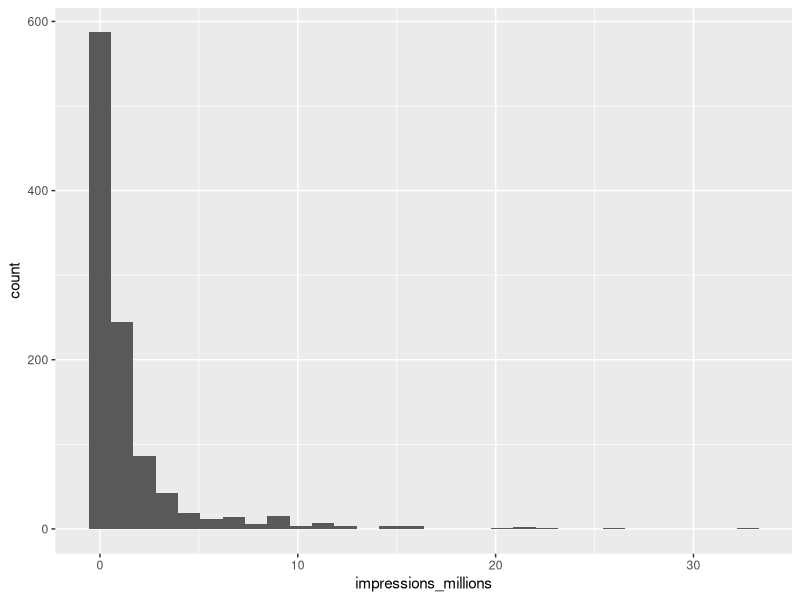
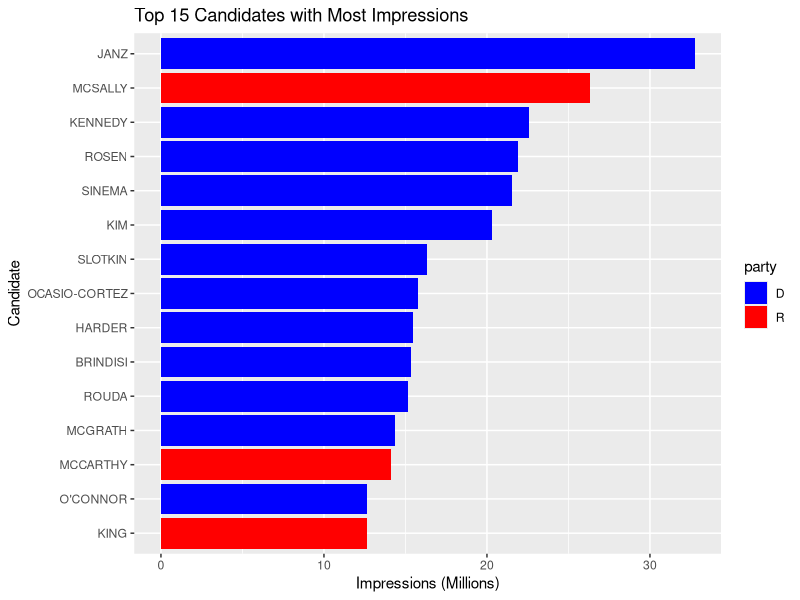

Write the R code that produced these figures, in order.
## ---- chunk 1
options(width = 100)
## ---- chunk 2
library(dplyr)
library(tidyverse)

fb_ads <- read_csv("data/fb_ads.csv")

incumbency_table <- fb_ads |>
  count(incumbency) 
  knitr::kable(incumbency_table, col.names = c("Incumbency Status", "Amount"))

incumbency_table
## ---- chunk 3

party_incumbent_promote <- fb_ads |>
  filter(office == "US House" | office == "US Senate") |>
  group_by(party, incumbency) |>
  summarize(promote_prop = mean(ad_tone_promote, na.rm = TRUE)) |>
  head()
  knitr::kable(party_incumbent_promote, col.names = c("Party", "Incumbency", "Promotion"), digits = 3)

party_incumbent_promote
## ---- chunk 4
library(ggplot2)

fb_ads <- fb_ads |>
  mutate(impressions_millions = impressions/1000000) 

plot_q3 <- fb_ads |>
  filter(office == "US House") |>
  ggplot(mapping = aes(x = impressions_millions)) +
  geom_histogram() 

plot_q3
## ---- chunk 5
library(tidyverse) 

fb_top_plot <- fb_ads |>
  filter(office == "US House") |>
  slice_max(impressions_millions, n = 15) |>
  ggplot(mapping = aes(x = impressions_millions,
                                      y = fct_reorder(cand_name_last, impressions_millions))) +  
  geom_col(mapping = aes(fill = party)) +
  scale_fill_manual(values = c(R = "red", D = "blue")) +
  labs( x = "Impressions (Millions)",
        y = "Candidate",
        title = "Top 15 Candidates with Most Impressions")

fb_top_plot
